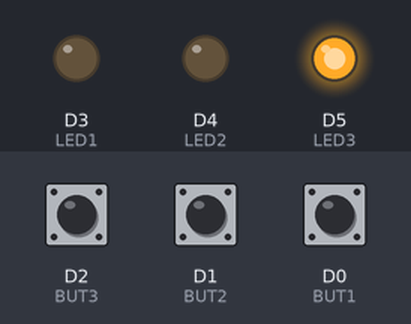
The sketch below on a simulated ESP8266 (NodeMCU). Shown: output pins drawn as LEDs (lit = HIGH). The inputs (shaded band) are chosen by the test bench; at power-on: D2 (BUT3) HIGH, D0 (BUT1) HIGH, D1 (BUT2) HIGH. Random numbers use the default seed unless the sketch sets one.

Above: at 1.2 s.
1.3 s: D2 (BUT3) pulled LOW for 1 s
At 3.4 s:
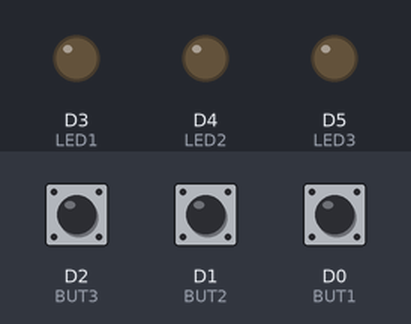
4.3 s: D0 (BUT1) pulled LOW for 3.2 s
At 4.4 s:
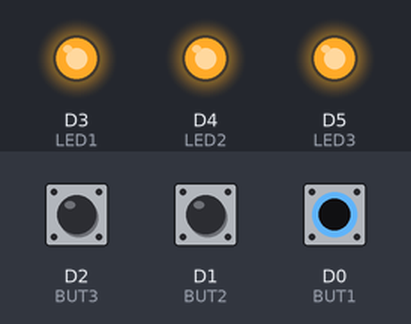
9.0 s: D2 (BUT3) pulled LOW for 3.2 s
At 12.1 s:
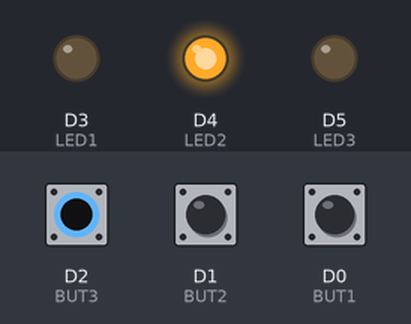
13.7 s: D1 (BUT2) pulled LOW for 0.15 s
At 15.4 s:
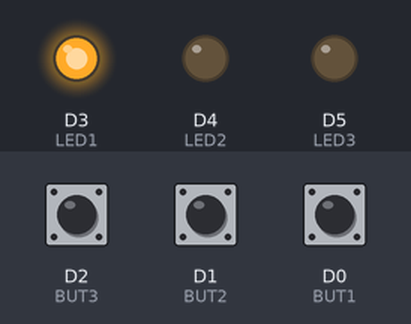
15.7 s: D0 (BUT1) pulled LOW for 0.15 s
At 17.0 s:
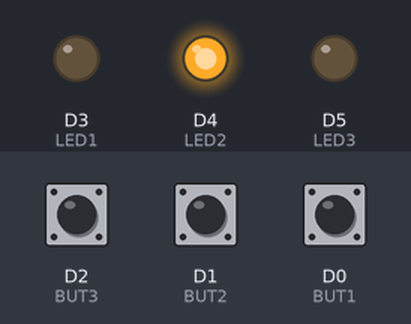
Timing chart, 0 to 18.7 s (numbered marks = the images above; inputs shaded):
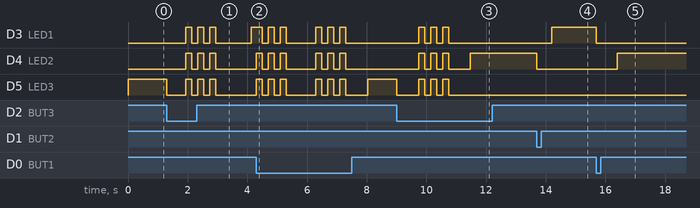

Measured:
- after the input at 1.3 s, D3 (LED1): LOW → HIGH after 0.64 s, then repeats every 0.40 s: LOW 0.20 s, HIGH 0.20 s; D4 (LED2): alternates HIGH for 0.20 s and LOW for 0.20 s, 6 changes in all, then stays LOW, starting after 0.64 s; D5 (LED3): HIGH → LOW at once, then repeats every 0.40 s: HIGH 0.20 s, LOW 0.20 s, until it stays LOW from 2.9 s
- after the input at 4.3 s, D3 (LED1): HIGH → LOW after 0.20 s, → HIGH 0.20 s later, → LOW 0.20 s later, → HIGH 0.20 s later, … (11 changes in this stretch); D4 (LED2): LOW → HIGH at once, → LOW 0.20 s later, → HIGH 0.20 s later, → LOW 0.20 s later, … (12 changes in this stretch)
- after the input at 9.0 s, D3 (LED1): alternates HIGH for 0.20 s and LOW for 0.20 s, 6 changes in all, then stays LOW, starting after 0.74 s; D4 (LED2): LOW → HIGH after 0.74 s, then repeats every 0.40 s: LOW 0.20 s, HIGH 0.20 s; D5 (LED3): HIGH → LOW at once, then repeats every 0.40 s: HIGH 0.20 s, LOW 0.20 s, until it stays LOW from 10.7 s
- after the input at 13.7 s, D3 (LED1): LOW → HIGH after 0.51 s; D4 (LED2): HIGH → LOW at once
- after the input at 15.7 s, D3 (LED1): HIGH → LOW at once; D4 (LED2): LOW → HIGH after 0.70 s

The sketch:

PCB_Project.ino
```cpp
int BUT1 = D0;
int BUT2 = D1;
int BUT3 = D2;

int LED1 = D3;
int LED2 = D4;
int LED3 = D5;

int LEDs [] = {LED1, LED2, LED3};
int BUTs [] = {BUT1, BUT2, BUT3};

void setup() {
  pinMode(BUT1, INPUT_PULLUP);
  pinMode(BUT2, INPUT_PULLUP);
  pinMode(BUT3, INPUT_PULLUP);

  pinMode(LED1, OUTPUT);
  pinMode(LED2, OUTPUT);
  pinMode(LED3, OUTPUT);

  randomSeed(analogRead(26));

}

void loop() {

  int endTime;
  int reactionTime;

  int randomNum = random(0, 3);                     //picks a random number in order to light up that LED

  digitalWrite(LEDs[randomNum], HIGH);
  int startTime = millis();                      //gets the time from when the LED is lit

  while (digitalRead(BUTs[randomNum]) != LOW)
  {
      endTime = millis();                                  //updates the time until you press the right button
  }

  digitalWrite(LEDs[randomNum], LOW);                       //turns off LED
  reactionTime = endTime - startTime;                          //calculates reaction time

  if (reactionTime <= 200)                                 //if your reaction time is fast enough the lights will turn on and off repeatedly
  {
    for(int i = 0; i<3; i++)
      {
        digitalWrite(LED1, HIGH);
        digitalWrite(LED2, HIGH);
        digitalWrite(LED3, HIGH);

        delay(200);

        digitalWrite(LED1, LOW);
        digitalWrite(LED2, LOW);
        digitalWrite(LED3, LOW);

        delay(200);

      }
  }

  delay(random(500, 1000));                                    //random delay before the next round so you cant always know when you need to press the button
}
```
